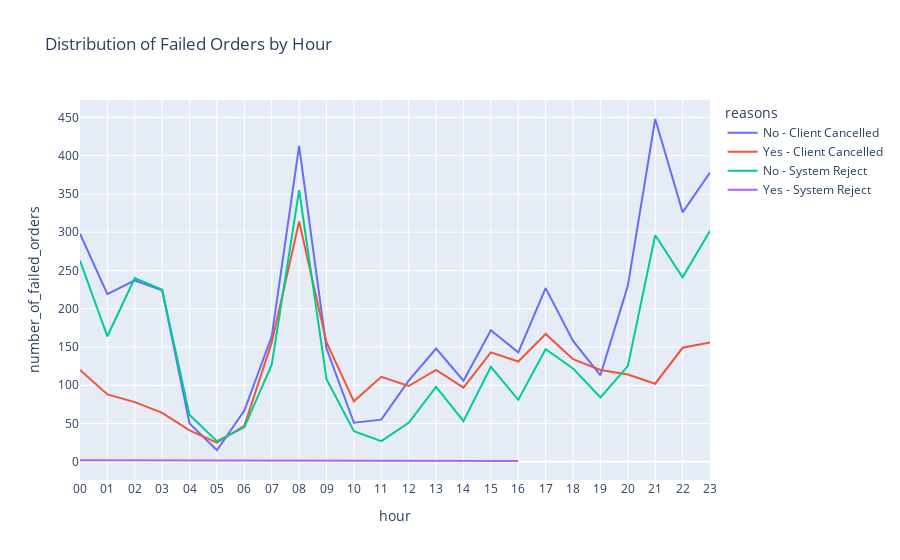

Here is the notebook cell this chart was saved with:
### Code cell
fig2 = px.line(failed_by_order_status_and_driver_assignement, x='hour', y='number_of_failed_orders', color='reasons',
              title='Distribution of Failed Orders by Hour')
fig2.show()

### Figure 1 — Plotly figure (JSON) as saved in the notebook; plotly's stock layout.template omitted (floating-point values rounded to 4 significant figures)
{"data": [{"hovertemplate": "reasons=No - Client Cancelled<br>hour=%{x}<br>number_of_failed_orders=%{y}<extra></extra>", "legendgroup": "No - Client Cancelled", "line": {"color": "#636efa", "dash": "solid"}, "marker": {"symbol": "circle"}, "mode": "lines", "name": "No - Client Cancelled", "orientation": "v", "showlegend": true, "type": "scatter", "x": ["00", "01", "02", "03", "04", "05", "06", "07", "08", "09", "10", "11", "12", "13", "14", "15", "16", "17", "18", "19", "20", "21", "22", "23"], "xaxis": "x", "y": [298, 219, 237, 224, 50, 15, 67, 164, 413, 148, 51, 55, 106, 148, 106, 172, 143, 227, 158, 113, 230, 448, 326, 378], "yaxis": "y"}, {"hovertemplate": "reasons=Yes - Client Cancelled<br>hour=%{x}<br>number_of_failed_orders=%{y}<extra></extra>", "legendgroup": "Yes - Client Cancelled", "line": {"color": "#EF553B", "dash": "solid"}, "marker": {"symbol": "circle"}, "mode": "lines", "name": "Yes - Client Cancelled", "orientation": "v", "showlegend": true, "type": "scatter", "x": ["00", "01", "02", "03", "04", "05", "06", "07", "08", "09", "10", "11", "12", "13", "14", "15", "16", "17", "18", "19", "20", "21", "22", "23"], "xaxis": "x", "y": [120, 88, 78, 64, 41, 25, 47, 156, 314, 156, 79, 111, 99, 120, 97, 143, 131, 167, 134, 120, 114, 102, 149, 156], "yaxis": "y"}, {"hovertemplate": "reasons=No - System Reject<br>hour=%{x}<br>number_of_failed_orders=%{y}<extra></extra>", "legendgroup": "No - System Reject", "line": {"color": "#00cc96", "dash": "solid"}, "marker": {"symbol": "circle"}, "mode": "lines", "name": "No - System Reject", "orientation": "v", "showlegend": true, "type": "scatter", "x": ["00", "01", "02", "03", "04", "05", "06", "07", "08", "09", "10", "11", "12", "13", "14", "15", "16", "17", "18", "19", "20", "21", "22", "23"], "xaxis": "x", "y": [263, 164, 240, 225, 61, 27, 45, 127, 355, 108, 40, 27, 51, 98, 53, 124, 81, 147, 122, 84, 125, 296, 241, 302], "yaxis": "y"}, {"hovertemplate": "reasons=Yes - System Reject<br>hour=%{x}<br>number_of_failed_orders=%{y}<extra></extra>", "legendgroup": "Yes - System Reject", "line": {"color": "#ab63fa", "dash": "solid"}, "marker": {"symbol": "circle"}, "mode": "lines", "name": "Yes - System Reject", "orientation": "v", "showlegend": true, "type": "scatter", "x": ["00", "16"], "xaxis": "x", "y": [2, 1], "yaxis": "y"}], "layout": {"legend": {"title": {"text": "reasons"}, "tracegroupgap": 0}, "title": {"text": "Distribution of Failed Orders by Hour"}, "xaxis": {"anchor": "y", "domain": [0, 1], "title": {"text": "hour"}}, "yaxis": {"anchor": "x", "domain": [0, 1], "title": {"text": "number_of_failed_orders"}}}}
